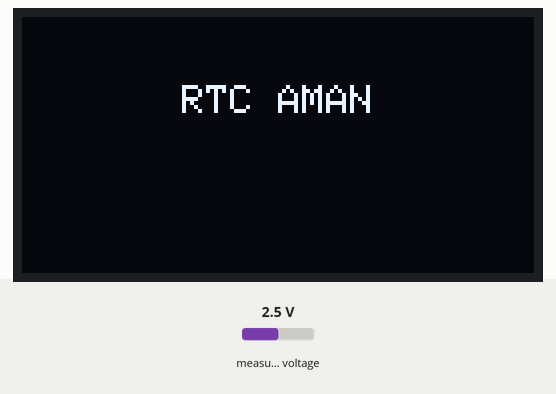
Recording of a sketch running on a simulated ESP32. Parts: 128×64 one-colour display. Inputs (shaded band) come from the test bench; at power-on: measured voltage 2.5 V. The display library's start-up logo is not drawn; the local clock reads 2024-03-15 10:24:30 at power-on unless the sketch sets it; storage starts empty; what the sketch prints to the serial monitor is not drawn.

Above: at 2.1 s.
At 12.3 s:
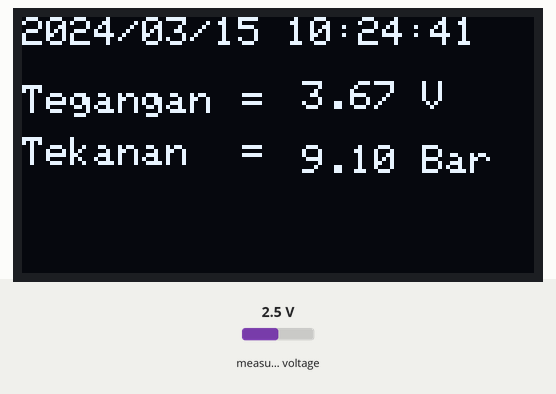
12.4 s: measured voltage set to 0.1 V
At 14.2 s:
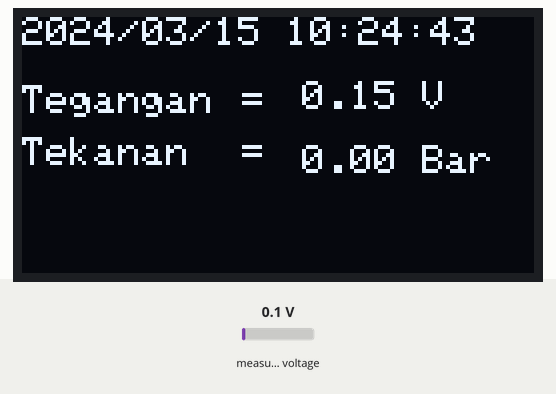
15.4 s: measured voltage set to 1.2 V
At 17.0 s:
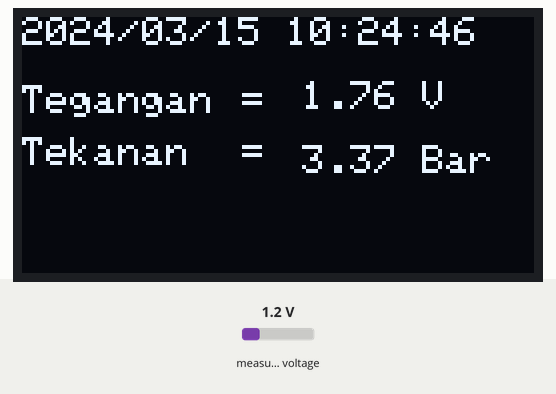
18.4 s: measured voltage set to 2.5 V
At 32.2 s:
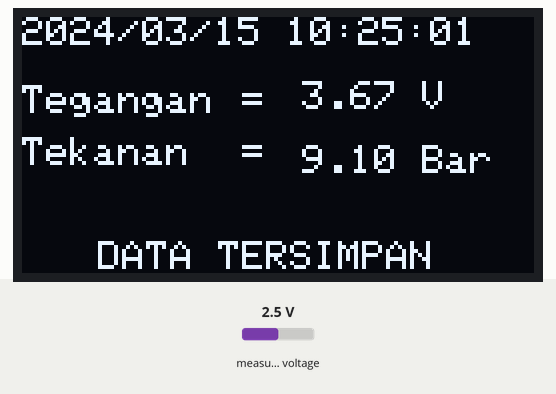
Timing chart, 0 to 33.7 s (numbered marks = the images above; inputs shaded):
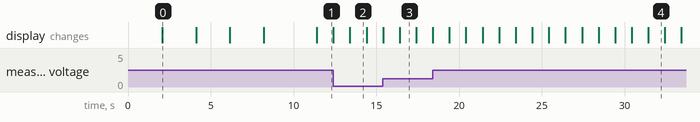

The sketch:

PressureSensor_KALIBRASI_RefKalibrasi.ino
```cpp
#include <Wire.h>
#include <Adafruit_ADS1X15.h>
#include <SPI.h>
#include "SdFat.h"
#include <RTClib.h>
#include <Adafruit_GFX.h>
#include <Adafruit_SSD1306.h>

#define SCREEN_WIDTH 128
#define SCREEN_HEIGHT 64
#define OLED_RESET -1
#define SAMPLE_INTERVAL_MS 1000
#define tegangan 0

Adafruit_SSD1306 display(SCREEN_WIDTH, SCREEN_HEIGHT, &Wire, OLED_RESET);
int16_t ox;
int16_t oy;
uint16_t ow, oh;

Adafruit_ADS1115 ads;
SdFat sd;
SdFile file;
RTC_DS3231 rtc;
DateTime now;

// GLOBAL
const uint8_t chipSelect = SS;
uint32_t logTime;
int fileNumber = 1;
char fileName[25];
int waktu;
int i;
int burst;
unsigned long reads = 0;  //pressure
int16_t reads1 = 0;       //pressure
float tekanan, volt;
float offset = 0.0;

void setup() {
  Serial.begin(115200);
  Wire.begin();

  initOLED();  //Inisialisasi OLED
  initRTC();   //Inisialisasi RTC
  initADS();   //Inisialisasi ADS1115
  initSD();    //Inisialisasi SDCard

  ads.setGain(GAIN_TWOTHIRDS);

  oledSetup();
}

void loop() {
  waktu = millis();
  now = rtc.now();
  logTime = millis() + SAMPLE_INTERVAL_MS;

  burstSampling();
  konversiTekanan();
  tampilkanSerial();
  tampilkanOLED();

  if (now.second() == 0) {
    dataLogging();
  }

  while (millis() < logTime)
    ;
}
```

ADS1115.ino
```cpp
void initADS() {
  display.clearDisplay();
  display.setTextSize(1);
  if (!ads.begin()) {
    Serial.println("ADS1115 GAGAL!!");
    display.getTextBounds(F("ADS1115 GAGAL!!"), 0, 0, &ox, &oy, &ow, &oh);
    display.setCursor((128 - ow) / 2, 17);
    display.print(F("RTC GAGAL!!"));
    display.display();
    while (true)
      ;
  }
  Serial.println("ADS1115 AMAN");
  display.getTextBounds(F("ADS1115 AMAN"), 0, 0, &ox, &oy, &ow, &oh);
  display.setCursor((128 - ow) / 2, 17);
  display.print(F("ADS1115 AMAN"));
  display.display();
  delay(2000);
}
```

Konversi.ino
```cpp
void burstSampling() {
  // burst sampling
  burst = 10;
  reads1 = 0;
  reads = 0;
  for (i = 0; i < burst; i++) {
    reads1 = ads.readADC_SingleEnded(0);  //pressure
    //nilai ads sensor #debug
    //    Serial.print(i);
    //    Serial.print("=");
    //    Serial.println(reads1);
    if (reads1 < 0) {
      reads = reads + 0;
    } else {
      reads = reads + reads1;
    }
    delay(10);
  }
}

void konversiTekanan() {
  //KONVERSI
  // volt = ((float)reads / (float)burst) * 0.1875 / 1000.0000; // nilai voltase dari nilai DN
  // volt = volt * 147.00 / 100.00;
  reads = ads.readADC_SingleEnded(tegangan);
  volt = (float)reads * 0.1875 / 1000.0000 * 147.00 / 100.00;  // nilai voltase dari nilai DN
  tekanan = (300.00 * volt - 150.00) * 0.01 + float(offset);
  tekanan = tekanan - 0.42;
  if (tekanan <= 0) tekanan = 0;
}
```

OLED.ino
```cpp
void initOLED() {
  if (!display.begin(SSD1306_SWITCHCAPVCC, 0x3C)) {
    Serial.println(F("OLED gagal"));
    while (true)
      ;
  }
  display.setTextColor(SSD1306_WHITE);
  display.display();
  delay(2000);
}

void oledSetup() {
  display.setCursor(0, 17);  display.print(F("Tegangan"));
  display.setCursor(0, 30);  display.print(F("Tekanan"));
  display.setCursor(55, 17);  display.print(F("="));
  display.setCursor(55, 30);  display.print(F("="));
  display.setCursor(95, 17);  display.print(F("V"));
  display.setCursor(95, 30);  display.print(F("Bar"));
}

void tampilkanOLED() {
  display.fillRect(0, 0, 128, 10, SSD1306_BLACK);   // Hapus parameter waktu pada OLED
  display.fillRect(70, 16, 58, 28, SSD1306_BLACK);  // Hapus nilai tegangan dan tekanan pada OLED

  display.setCursor(0, 0);
  display.printf("%04d/%02d/%02d %02d:%02d:%02d", now.year(), now.month(), now.day(), now.hour(), now.minute(), now.second());

  display.setCursor(70, 16);
  display.print(volt, 2);
  display.print(" V");

  display.setCursor(70, 32);
  display.print(tekanan, 2);
  display.print(" Bar");

  display.display();
}
```

RTC.ino
```cpp
void initRTC() {
  display.clearDisplay();
  display.setTextSize(1);
  if (!rtc.begin()) {
    Serial.println("RTC GAGAL!!");
    display.getTextBounds(F("RTC GAGAL!!"), 0, 0, &ox, &oy, &ow, &oh);
    display.setCursor((128 - ow) / 2, 17);
    display.print(F("RTC GAGAL!!"));
    display.display();
    while (true)
      ;
  }
  Serial.println("RTC AMAN");
  display.getTextBounds(F("RTC AMAN"), 0, 0, &ox, &oy, &ow, &oh);
  display.setCursor((128 - ow) / 2, 17);
  display.print(F("RTC AMAN"));
  display.display();
  delay(2000);
}
```

SD.ino
```cpp
// void generateFileName() {
//   do {
//     snprintf(fileName, sizeof(fileName), "data_tekanan_air_%02d.txt", fileNumber);
//     fileNumber++;
//   } while (sd.exists(fileName));
// }

void generateFileName() {
  while (true) {
    snprintf(fileName, sizeof(fileName), "data_tekanan_air_%02d.txt", fileNumber);
    if (!sd.exists(fileName)) {
      break;
    }
    fileNumber++;
  }
}

void initSD() {
  display.clearDisplay();
  display.setTextSize(1);
  display.setCursor(0, 0);
  if (!sd.begin(chipSelect, SD_SCK_MHZ(50))) {
    Serial.println("MODUL SD GAGAL!!");
    display.getTextBounds(("MODUL SD GAGAL!!"), 0, 0, &ox, &oy, &ow, &oh);
    display.setCursor((128 - ow) / 2, 17);
    display.print(F("MODUL SD GAGAL!!"));
    display.display();
    while (true)
      ;
  }
  Serial.println("MODUL SD AMAN");
  display.getTextBounds(("MODUL SD AMAN"), 0, 0, &ox, &oy, &ow, &oh);
  display.setCursor((128 - ow) / 2, 17);
  display.print(F("MODUL SD AMAN"));
  display.display();
  delay(2000);

  generateFileName();

  display.clearDisplay();
  display.setTextSize(4);
  display.setCursor(55, 18);
  if (!file.open(fileName, O_WRONLY | O_CREAT | O_APPEND)) {
    Serial.println("KARTU SD GAGAL!!");
    display.getTextBounds(F("MODUL SD GAGAL!!"), 0, 0, &ox, &oy, &ow, &oh);
    display.setCursor((128 - ow) / 2, 17);
    display.print(F("KARTU SD GAGAL!!"));
    display.display();
    while (true)
      ;
  }
  Serial.print("Menyimpan data ke file: ");
  Serial.println(fileName);
  display.setCursor(40, 16);
  display.print(fileNumber);
  display.display();
  delay(3000);
  display.clearDisplay();
  display.setTextSize(1);
}

void dataLogging() {
  if (file.open(fileName, O_WRONLY | O_APPEND)) {
    file.print(now.year());
    file.print("/");
    file.print(now.month());
    file.print("/");
    file.print(now.day());
    file.print(" ");
    file.print(now.hour());
    file.print(":");
    file.print(now.minute());
    file.print(":");
    file.print(now.second());
    file.print("||");
    file.print(volt, 2);
    file.print("||");
    file.println(tekanan, 2);
    file.close();
    Serial.println("DATA BERHASIL TERSIMPAN");
    display.fillRect(19, 56, SCREEN_WIDTH, 8, SSD1306_BLACK);
    display.setCursor(19, 56);
    display.print("DATA TERSIMPAN");
  } else {
    Serial.println("DATA GAGAL TERSIMPAN!!");
    display.fillRect(10, 56, SCREEN_WIDTH, 8, SSD1306_BLACK);
    display.setCursor(10, 56);
    display.print("GAGAL SIMPAN DATA");
  }
}
```

serial.ino
```cpp
void tampilkanSerial() {
  Serial.printf("Waktu: %04d/%02d/%02d %02d:%02d:%02d | Tegangan: %.2f V | Tekanan: %.2f Bar \n",
                now.year(), now.month(), now.day(),
                now.hour(), now.minute(), now.second(),
                volt, tekanan);
}
```

Measured:
- what the display in image 0 shows lasts 2.0 s, from 2.1 s to 4.1 s
- what the display in image 2 shows lasts 1.0 s, from 13.4 s to 14.4 s
